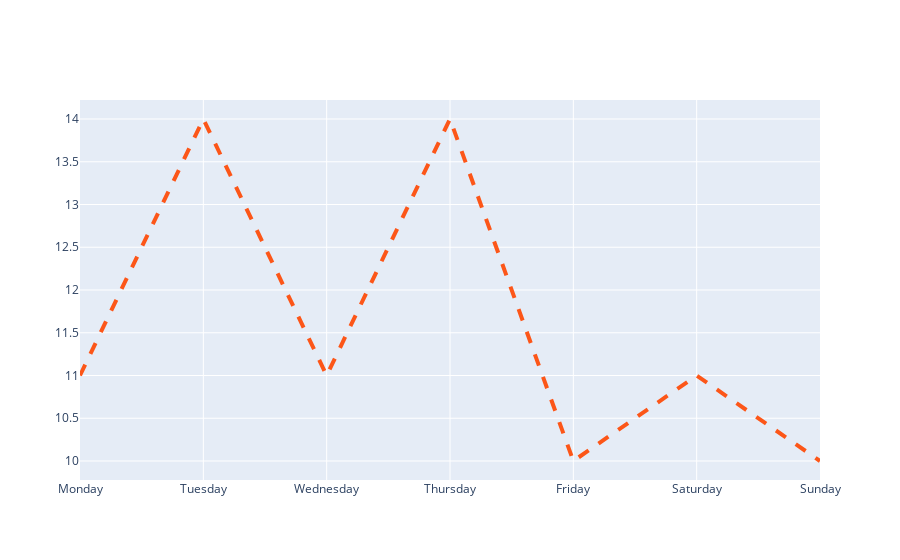

Source (notebook cell):
### Markdown cell above
Options for line type are: `dash`, `dot`, and `dashdot`

### Code cell
# Line thickness and type
trace = go.Scatter(x = days,
                   y = sales,
                  mode = "lines",
                  line = dict(color = "rgba(255, 70, 0, 0.9)",
                             width = 4,
                             dash = "dash"))

data = [trace]

layout = {"xaxis":{"zeroline":False}}

# iplot({"data":data}) # old way of doing things in Jupyter Notebook!
pio.show({"data": data, 'layout':layout})

### Figure 1 — Plotly figure (JSON) as saved in the notebook; plotly's stock layout.template omitted (floating-point values rounded to 4 significant figures)
{"data": [{"line": {"color": "rgba(255, 70, 0, 0.9)", "dash": "dash", "width": 4}, "mode": "lines", "type": "scatter", "x": ["Monday", "Tuesday", "Wednesday", "Thursday", "Friday", "Saturday", "Sunday"], "y": [11, 14, 11, 14, 10, 11, 10]}], "layout": {"autosize": true, "xaxis": {"autorange": true, "range": [0, 6], "type": "category", "zeroline": false}, "yaxis": {"autorange": true, "range": [9.778, 14.22], "type": "linear"}}}
